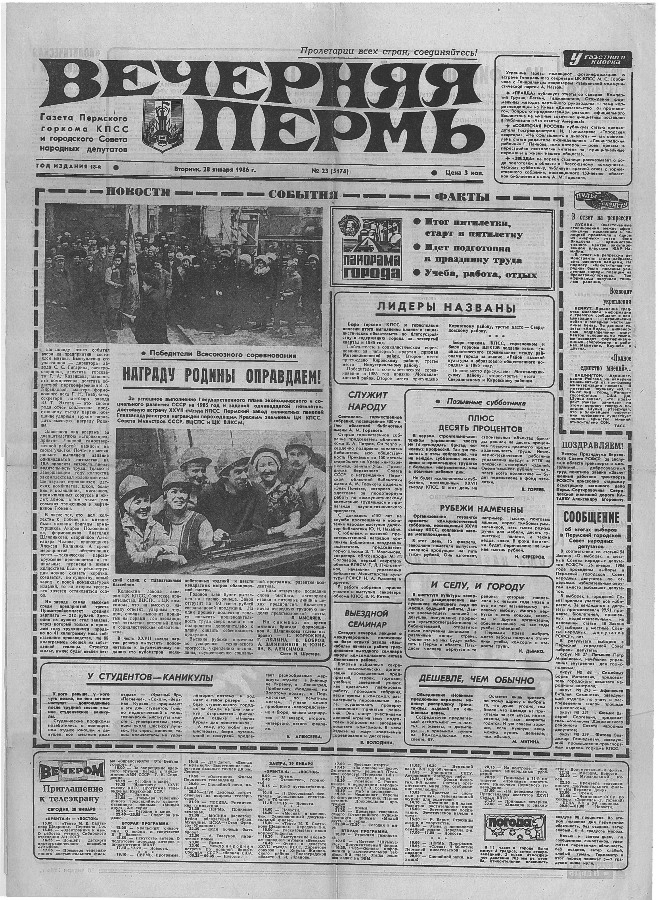
#> input picture bin/1.jpg, 664 x 900 px
$ python prefix_otsu.py
#> lines starting #> are read from the running program, lines starting #| are printed output that depends on the picture; after the words box and inside, x2 and y2 are one past the last pixel; in counts of white or black regions, pixels touching at a corner belong together
import cv2
import numpy as np
import matplotlib.pyplot as plt

def otsu(histogramm):
    prefix_list_brightness = [0] * 256
    prefix_list_pixel = [0] * 256

    for i in range(256):
        if i == 0:
            prefix_list_brightness[i] = histogramm[i] * i
            prefix_list_pixel[i] = histogramm[i]
        else:
            prefix_list_brightness[i] = prefix_list_brightness[i - 1] + histogramm[i] * i
            prefix_list_pixel[i] = prefix_list_pixel[i - 1] + histogramm[i]

    best_value = -1
    best_threshold = 0

    for threshold in range(256):
        if prefix_list_pixel[threshold] == 0 or (prefix_list_pixel[255] - prefix_list_pixel[threshold]) == 0:
            continue

        w_left = prefix_list_pixel[threshold] / prefix_list_pixel[255]
        mu_left = prefix_list_brightness[threshold] / prefix_list_pixel[threshold]

        w_right = (prefix_list_pixel[255] - prefix_list_pixel[threshold]) / prefix_list_pixel[255]
        mu_right = (prefix_list_brightness[255] - prefix_list_brightness[threshold]) / (prefix_list_pixel[255] - prefix_list_pixel[threshold])

        value = (mu_left - mu_right) ** 2 * w_right * w_left

        if value > best_value:
            best_value = value
            best_threshold = threshold

    return best_threshold


image_path = '1.jpg'
output_prefix = 'result'

image = cv2.imread(image_path)
#> image is the input picture: shape (900, 664, 3); min 12, max 255, mean 160.3

histogramm, _ = np.histogram(image, bins = 256, range = (0, 256))
#> histogramm = 256 values, max 34767 at index 197, min 0 at index 0, mean 7003.1
histogramm = histogramm.tolist()

threshold = otsu(histogramm)
#> after the loop in otsu, `for i in range(256):`: prefix_list_brightness = 256 values from 0 to 287391123; prefix_list_pixel = 256 values from 0 to 1792800
#> the loop in otsu, `for threshold in range(256):` made 256 passes
#> (w_left, mu_left, w_right, mu_right, value, best_value) on passes 13, 14, 16, 17, 18, 19, 20, 21, 22, 23, 24, 25: (1.67e-06, 12, 1, 160.3, 0.0368, 0.0368), (3.35e-06, 12.5, 1, 160.3, 0.0731, 0.0731), (5.02e-06, 13.33, 1, 160.3, 0.108, 0.108), (1e-05, 14.67, 1, 160.3, 0.213, 0.213), (2.01e-05, 15.83, 1, 160.3, 0.419, 0.419), (3.01e-05, 16.56, 1, 160.3, 0.622, 0.622), (5.35e-05, 17.62, 1, 160.3, 1.09, 1.09), (8.2e-05, 18.45, 1, 160.3, 1.65, 1.65), (0.000114, 19.16, 1, 160.3, 2.27, 2.27), (0.000156, 19.92, 1, 160.3, 3.07, 3.07), (0.000218, 20.8, 1, 160.3, 4.23, 4.23), (0.000316, 21.8, 1, 160.3, 6.07, 6.07)
#> (w_left, mu_left, w_right, mu_right, value) on pass 15: (3.35e-06, 12.5, 1, 160.3, 0.0731)
#> after the loop in otsu, `for threshold in range(256):`: best_threshold = 134; best_value = 2787.1
#> threshold = 134

binary_image = np.where(image > threshold, 255, 0).astype(np.uint8)
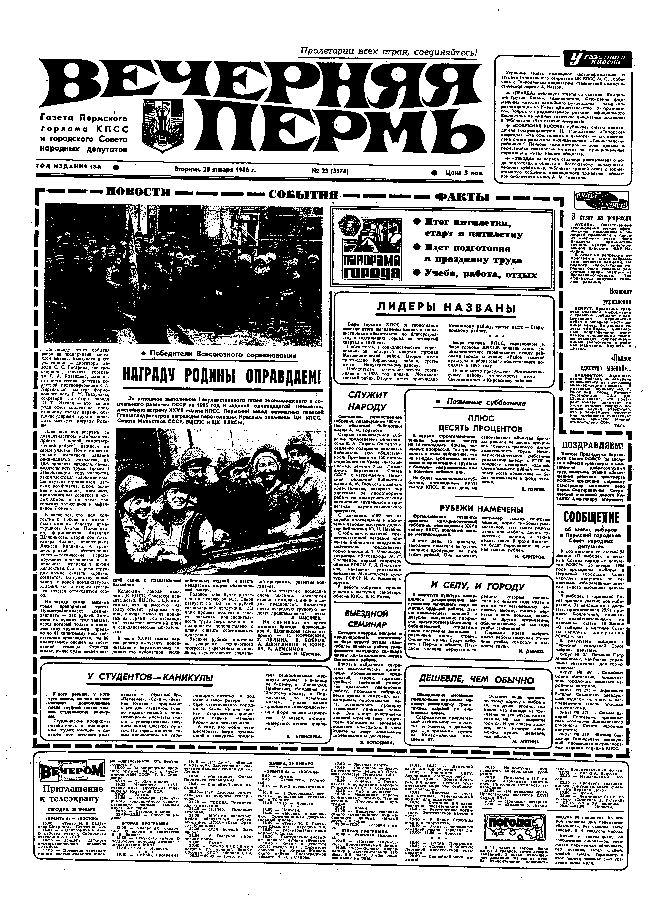
#> binary_image: shape (900, 664, 3); 72% white; 8336 black regions (7553 under 20 px), largest, box (x1, y1, x2, y2) and area: (44, 203, 323, 347) 34099, (115, 428, 327, 577) 20308, (194, 99, 258, 151) 1889

cv2.imwrite(f'{output_prefix}_binary.jpg', binary_image)
plt.close()

fig, axes = plt.subplots(1, 2, figsize = (12, 6))

axes[0].imshow(cv2.cvtColor(image, cv2.COLOR_BGR2RGB))
axes[0].set_title('init')
axes[0].axis('off')

axes[1].imshow(binary_image, cmap = 'gray')
axes[1].set_title(f'bin (threshold = {threshold})')
axes[1].axis('off')

plt.tight_layout()
plt.savefig(f'{output_prefix}_comparison.png', dpi = 150, bbox_inches = 'tight')
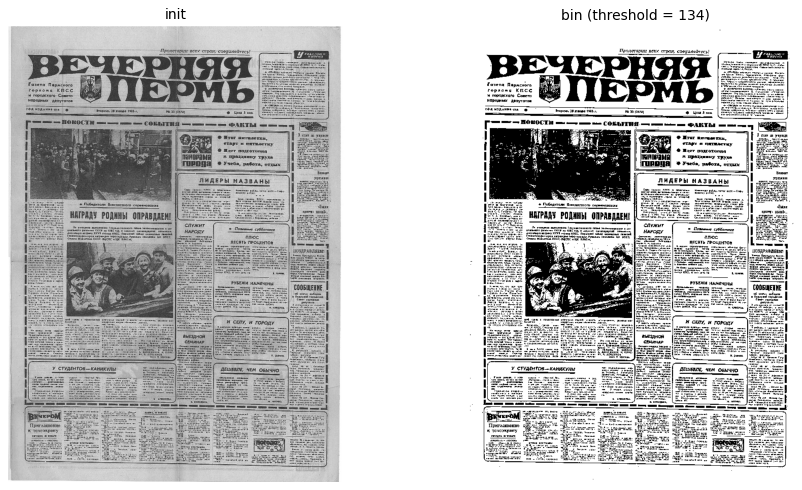
#> figure drawn by matplotlib, 2 panels
plt.close()

$ run again, with bin/2.JPG copied over bin/1.jpg
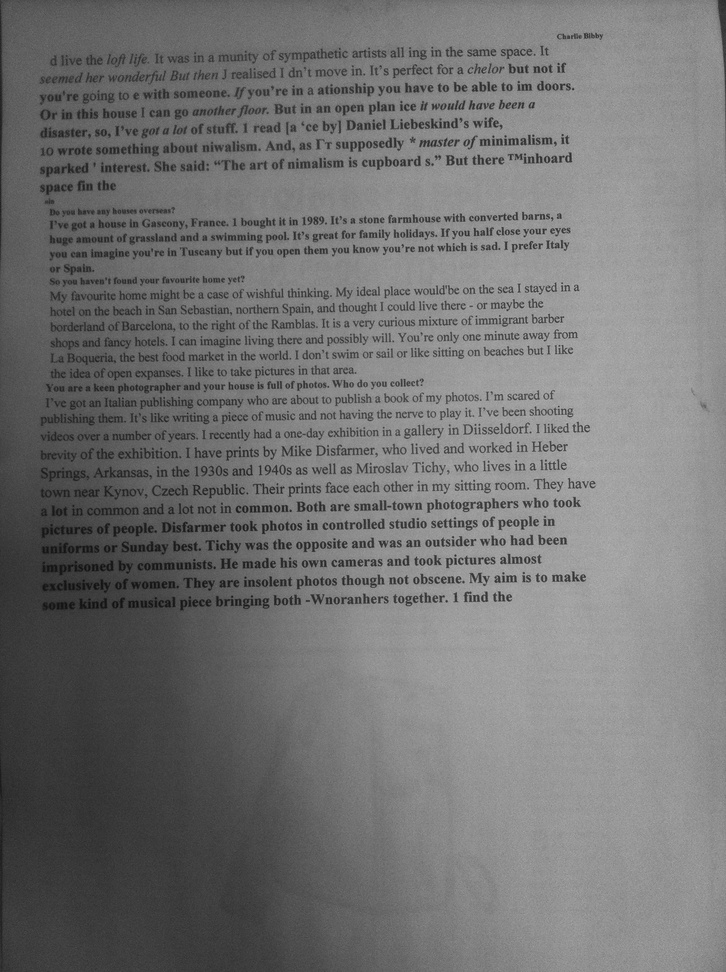
#> input picture bin/2.JPG, 726 x 972 px, shrunk from 1936 x 2592 before the run
#> image is the input picture: shape (972, 726, 3); min 11, max 181, mean 115.9
#> histogramm = 256 values, max 37905 at index 148, min 0 at index 0, mean 8269.6
#> after the loop in otsu, `for i in range(256):`: prefix_list_brightness = 256 values from 0 to 245377167; prefix_list_pixel = 256 values from 0 to 2117016
#> the loop in otsu, `for threshold in range(256):` made 256 passes
#> (w_left, mu_left, w_right, mu_right, value, best_value) on passes 12, 14, 15, 16, 17, 18, 19, 20: (1.42e-06, 11, 1, 115.9, 0.0156, 0.0156), (2.83e-06, 12, 1, 115.9, 0.0306, 0.0306), (8.5e-06, 13.33, 1, 115.9, 0.0895, 0.0895), (1.13e-05, 13.75, 1, 115.9, 0.118, 0.118), (2.27e-05, 14.88, 1, 115.9, 0.231, 0.231), (4.82e-05, 16, 1, 115.9, 0.481, 0.481), (0.000106, 17.09, 1, 115.9, 1.04, 1.04), (0.000187, 17.92, 1, 115.9, 1.8, 1.8)
#> after the loop in otsu, `for threshold in range(256):`: best_threshold = 109; best_value = 1017.5
#> threshold = 109
#> `binary_image = np.where(image > threshold, 255, 0).astype(np.uint8)`:
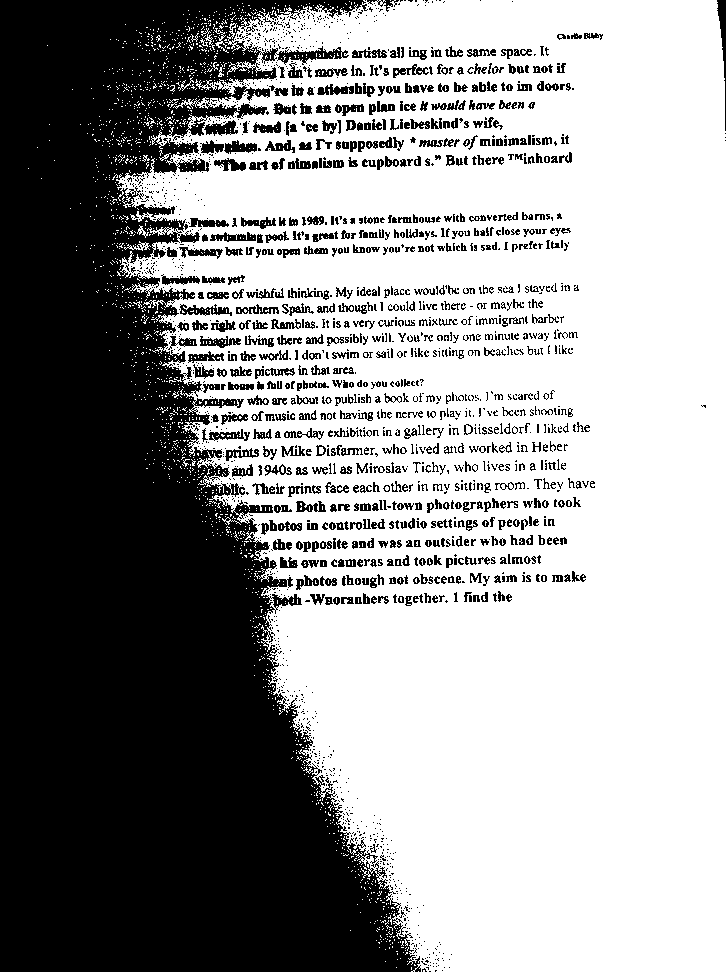
#> binary_image: shape (972, 726, 3); 59.5% white; 1960 black regions (1282 under 20 px), largest, box (x1, y1, x2, y2) and area: (0, 0, 421, 972) 244628, (717, 0, 726, 131) 429, (180, 304, 232, 316) 318
#> `plt.savefig(f'{output_prefix}_comparison.png', dpi = 150, bbox_inches ..`:
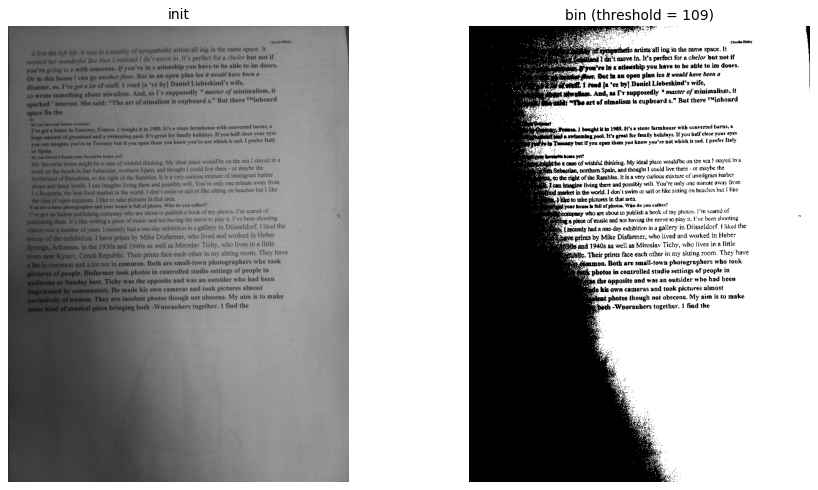
#> figure drawn by matplotlib, 2 panels
